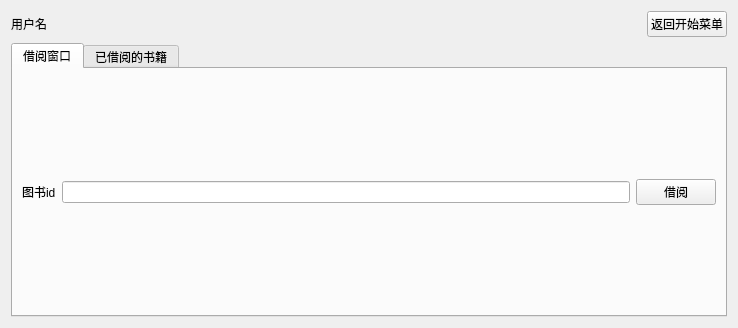
<?xml version="1.0" encoding="UTF-8"?>
<ui version="4.0">
 <class>Form</class>
 <widget class="QWidget" name="Form">
  <property name="geometry">
   <rect>
    <x>0</x>
    <y>0</y>
    <width>738</width>
    <height>328</height>
   </rect>
  </property>
  <property name="windowTitle">
   <string>用户界面</string>
  </property>
  <layout class="QVBoxLayout" name="verticalLayout_6">
   <item>
    <layout class="QHBoxLayout" name="horizontalLayout">
     <item>
      <widget class="QLabel" name="label_name">
       <property name="text">
        <string>用户名</string>
       </property>
      </widget>
     </item>
     <item>
      <spacer name="horizontalSpacer">
       <property name="orientation">
        <enum>Qt::Horizontal</enum>
       </property>
       <property name="sizeHint" stdset="0">
        <size>
         <width>40</width>
         <height>20</height>
        </size>
       </property>
      </spacer>
     </item>
     <item>
      <widget class="QPushButton" name="pushButton_3">
       <property name="text">
        <string>返回开始菜单</string>
       </property>
      </widget>
     </item>
    </layout>
   </item>
   <item>
    <widget class="QTabWidget" name="tabWidget">
     <property name="currentIndex">
      <number>0</number>
     </property>
     <widget class="QWidget" name="tab">
      <attribute name="title">
       <string>借阅窗口</string>
      </attribute>
      <layout class="QVBoxLayout" name="verticalLayout" stretch="5">
       <item>
        <layout class="QHBoxLayout" name="horizontalLayout_2">
         <item>
          <widget class="QLabel" name="label">
           <property name="text">
            <string>图书id</string>
           </property>
          </widget>
         </item>
         <item>
          <widget class="QLineEdit" name="lineEdit"/>
         </item>
         <item>
          <widget class="QPushButton" name="pushButton">
           <property name="minimumSize">
            <size>
             <width>0</width>
             <height>0</height>
            </size>
           </property>
           <property name="text">
            <string>借阅</string>
           </property>
          </widget>
         </item>
        </layout>
       </item>
      </layout>
     </widget>
     <widget class="QWidget" name="tab_2">
      <attribute name="title">
       <string>已借阅的书籍</string>
      </attribute>
      <layout class="QVBoxLayout" name="verticalLayout_2">
       <item>
        <layout class="QHBoxLayout" name="horizontalLayout_5">
         <item>
          <widget class="QTableWidget" name="tableWidget">
           <property name="editTriggers">
            <set>QAbstractItemView::NoEditTriggers</set>
           </property>
           <property name="sortingEnabled">
            <bool>false</bool>
           </property>
           <attribute name="horizontalHeaderDefaultSectionSize">
            <number>83</number>
           </attribute>
           <column>
            <property name="text">
             <string>书ID</string>
            </property>
           </column>
           <column>
            <property name="text">
             <string>书名</string>
            </property>
           </column>
           <column>
            <property name="text">
             <string>用户账号</string>
            </property>
           </column>
           <column>
            <property name="text">
             <string>用户名</string>
            </property>
           </column>
           <column>
            <property name="text">
             <string>借书日期</string>
            </property>
           </column>
           <column>
            <property name="text">
             <string>还书日期</string>
            </property>
           </column>
           <column>
            <property name="text">
             <string>是否归还</string>
            </property>
           </column>
          </widget>
         </item>
         <item>
          <layout class="QVBoxLayout" name="verticalLayout_3">
           <item>
            <spacer name="verticalSpacer">
             <property name="orientation">
              <enum>Qt::Vertical</enum>
             </property>
             <property name="sizeHint" stdset="0">
              <size>
               <width>20</width>
               <height>40</height>
              </size>
             </property>
            </spacer>
           </item>
           <item>
            <widget class="QPushButton" name="pushButton_2">
             <property name="minimumSize">
              <size>
               <width>0</width>
               <height>150</height>
              </size>
             </property>
             <property name="text">
              <string>显示</string>
             </property>
            </widget>
           </item>
          </layout>
         </item>
        </layout>
       </item>
      </layout>
     </widget>
    </widget>
   </item>
  </layout>
 </widget>
 <resources/>
 <connections/>
</ui>
